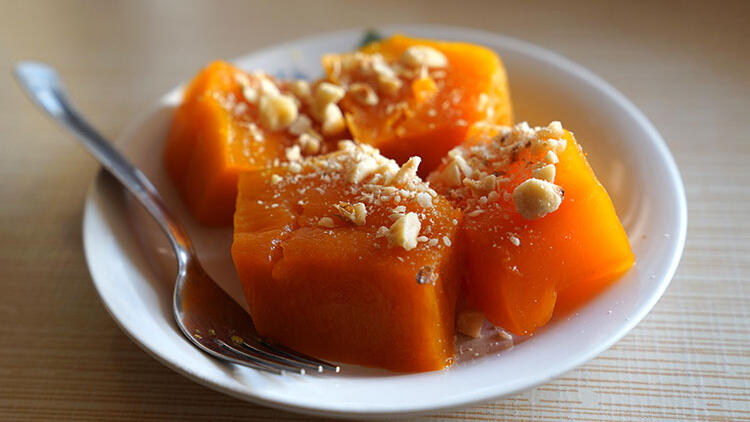
#> input picture datasets/TezYemek/KabakTatlisi/img98.png, 750 x 422 px, found by its file name
$ python opencv.py
#> lines starting #> are read from the running program, lines starting #| are printed output that depends on the picture
import cv2
img = cv2.imread('C:\\Users\\asus\\Desktop\\Knn\\KNN\\datasets\\TezYemek\\KabakTatlisi\\img98.png', cv2.IMREAD_UNCHANGED)
#> img is the input picture: shape (422, 750, 3); mean B, G, R 91.2, 118.8, 157.1

print('Original Dimensions : ', img.shape)
#| Original Dimensions :  (422, 750, 3)

width = 100
height = 50  # keep original height
dim = (width, height)

# resize image
resized = cv2.resize(img, dim, interpolation=cv2.INTER_AREA)
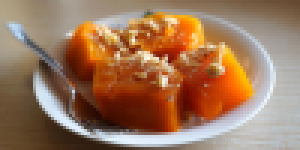
#> resized: shape (50, 100, 3) (shown 3 times larger); mean B, G, R 91.2, 118.8, 157.1
print('Resized Dimensions : ', resized.shape)
#| Resized Dimensions :  (50, 100, 3)
cv2.imshow("Resized image", img)

cv2.waitKey(0)

$ run again, with datasets/TezYemek/KabakTatlisi/img1.png copied over datasets/TezYemek/KabakTatlisi/img98.png
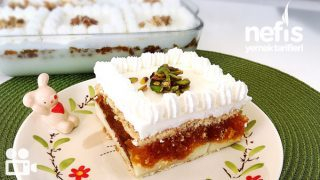
#> input picture datasets/TezYemek/KabakTatlisi/img1.png, 320 x 180 px, found by its file name
#> img is the input picture: shape (180, 320, 3); mean B, G, R 158.5, 180, 192.1
#| Original Dimensions :  (180, 320, 3)
#> `resized = cv2.resize(img, dim, interpolation=cv2.INTER_AREA)`:
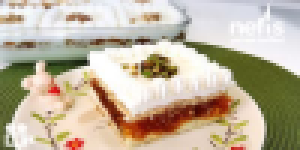
#> resized: shape (50, 100, 3) (shown 3 times larger); mean B, G, R 158.5, 180, 192.1
#| Resized Dimensions :  (50, 100, 3)

$ run again, with datasets/TezYemek/KabakTatlisi/img11.png copied over datasets/TezYemek/KabakTatlisi/img98.png
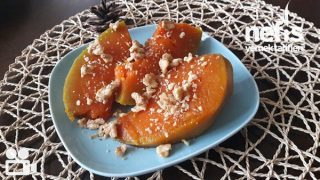
#> input picture datasets/TezYemek/KabakTatlisi/img11.png, 320 x 180 px, found by its file name
#> img is the input picture: shape (180, 320, 3); mean B, G, R 97.1, 107.7, 126.6
#| Original Dimensions :  (180, 320, 3)
#> `resized = cv2.resize(img, dim, interpolation=cv2.INTER_AREA)`:
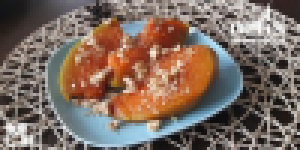
#> resized: shape (50, 100, 3) (shown 3 times larger); mean B, G, R 97.1, 107.7, 126.6
#| Resized Dimensions :  (50, 100, 3)

$ run again, with datasets/TezYemek/KabakTatlisi/img12.png copied over datasets/TezYemek/KabakTatlisi/img98.png
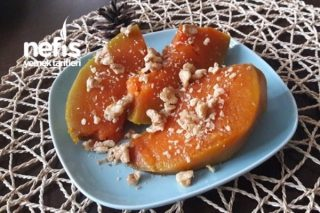
#> input picture datasets/TezYemek/KabakTatlisi/img12.png, 320 x 213 px, found by its file name
#> img is the input picture: shape (213, 320, 3); mean B, G, R 96.8, 107.1, 129.4
#| Original Dimensions :  (213, 320, 3)
#> `resized = cv2.resize(img, dim, interpolation=cv2.INTER_AREA)`:
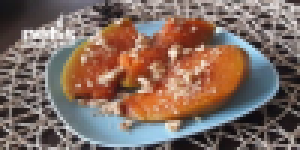
#> resized: shape (50, 100, 3) (shown 3 times larger); mean B, G, R 96.8, 107.1, 129.4
#| Resized Dimensions :  (50, 100, 3)
